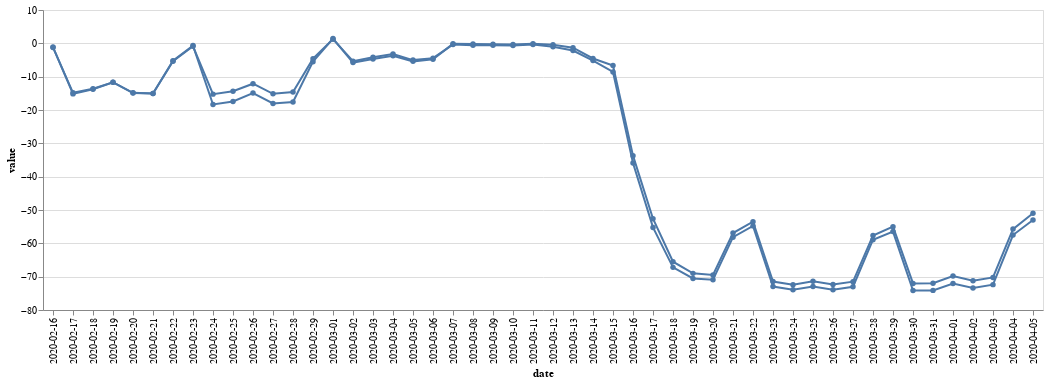

The code cell stored with this chart in its notebook:
### Code cell
import altair as alt

# alt.themes.enable('dark')

country = "France"
category = "workplace"
subset = df.query('country == @country and category == @category')
chart_data = subset.groupby(['date'])['value'].mean().reset_index()
(alt.Chart(chart_data)
 .mark_line(point=True)
 .encode(x='date', y='value')
 +
 alt.Chart(subset.query('region == "total"'))
 .mark_line(point=True)
 .encode(x='date', y='value')
)

### Figure 1 — Vega-Lite specification as saved in the notebook (floating-point values rounded to 4 significant figures)
{"config": {"view": {"continuousWidth": 400, "continuousHeight": 300}}, "layer": [{"data": {"name": "data-e9806e0f6305736951fc44559343d8ca"}, "mark": {"type": "line", "point": true}, "encoding": {"x": {"type": "nominal", "field": "date"}, "y": {"type": "quantitative", "field": "value"}}}, {"data": {"name": "data-57df8aeb619e3617c253c020531649b1"}, "mark": {"type": "line", "point": true}, "encoding": {"x": {"type": "nominal", "field": "date"}, "y": {"type": "quantitative", "field": "value"}}}], "$schema": "https://vega.github.io/schema/vega-lite/v4.8.1.json", "datasets": {"data-e9806e0f6305736951fc44559343d8ca": [{"date": "2020-02-16", "value": -1.223}, {"date": "2020-02-17", "value": -14.85}, {"date": "2020-02-18", "value": -13.61}, {"date": "2020-02-19", "value": -11.67}, {"date": "2020-02-20", "value": -14.83}, {"date": "2020-02-21", "value": -15.03}, {"date": "2020-02-22", "value": -5.204}, {"date": "2020-02-23", "value": -0.6749}, {"date": "2020-02-24", "value": -18.34}, {"date": "2020-02-25", "value": -17.42}, {"date": "2020-02-26", "value": -14.9}, {"date": "2020-02-27", "value": -18.03}, {"date": "2020-02-28", "value": -17.59}, {"date": "2020-02-29", "value": -5.5}, {"date": "2020-03-01", "value": 1.434}, {"date": "2020-03-02", "value": -5.774}, {"date": "2020-03-03", "value": -4.698}, {"date": "2020-03-04", "value": -3.73}, {"date": "2020-03-05", "value": -5.412}, {"date": "2020-03-06", "value": -4.81}, {"date": "2020-03-07", "value": -0.1563}, {"date": "2020-03-08", "value": -0.1956}, {"date": "2020-03-09", "value": -0.272}, {"date": "2020-03-10", "value": -0.3533}, {"date": "2020-03-11", "value": -0.1314}, {"date": "2020-03-12", "value": -0.4116}, {"date": "2020-03-13", "value": -1.316}, {"date": "2020-03-14", "value": -4.55}, {"date": "2020-03-15", "value": -6.664}, {"date": "2020-03-16", "value": -33.69}, {"date": "2020-03-17", "value": -52.62}, {"date": "2020-03-18", "value": -65.52}, {"date": "2020-03-19", "value": -69.01}, {"date": "2020-03-20", "value": -69.49}, {"date": "2020-03-21", "value": -56.92}, {"date": "2020-03-22", "value": -53.5}, {"date": "2020-03-23", "value": -71.47}, {"date": "2020-03-24", "value": -72.41}, {"date": "2020-03-25", "value": -71.39}, {"date": "2020-03-26", "value": -72.36}, {"date": "2020-03-27", "value": -71.49}, {"date": "2020-03-28", "value": -57.67}, {"date": "2020-03-29", "value": -54.99}, {"date": "2020-03-30", "value": -72.02}, {"date": "2020-03-31", "value": -71.97}, {"date": "2020-04-01", "value": -69.79}, {"date": "2020-04-02", "value": -71.21}, {"date": "2020-04-03", "value": -70.22}, {"date": "2020-04-04", "value": -55.73}, {"date": "2020-04-05", "value": -51.0}], "data-57df8aeb619e3617c253c020531649b1": [{"country_geoid": "FR", "country": "France", "region": "total", "category": "workplace", "page": 1, "date": "2020-02-16", "change": -56, "value": -1.107}, {"country_geoid": "FR", "country": "France", "region": "total", "category": "workplace", "page": 1, "date": "2020-02-17", "change": -56, "value": -15.16}, {"country_geoid": "FR", "country": "France", "region": "total", "category": "workplace", "page": 1, "date": "2020-02-18", "change": -56, "value": -13.76}, {"country_geoid": "FR", "country": "France", "region": "total", "category": "workplace", "page": 1, "date": "2020-02-19", "change": -56, "value": -11.7}, {"country_geoid": "FR", "country": "France", "region": "total", "category": "workplace", "page": 1, "date": "2020-02-20", "change": -56, "value": -14.91}, {"country_geoid": "FR", "country": "France", "region": "total", "category": "workplace", "page": 1, "date": "2020-02-21", "change": -56, "value": -15.06}, {"country_geoid": "FR", "country": "France", "region": "total", "category": "workplace", "page": 1, "date": "2020-02-22", "change": -56, "value": -5.382}, {"country_geoid": "FR", "country": "France", "region": "total", "category": "workplace", "page": 1, "date": "2020-02-23", "change": -53, "value": -0.8823}, {"country_geoid": "FR", "country": "France", "region": "total", "category": "workplace", "page": 1, "date": "2020-02-24", "change": -53, "value": -15.24}, {"country_geoid": "FR", "country": "France", "region": "total", "category": "workplace", "page": 1, "date": "2020-02-25", "change": -53, "value": -14.37}, {"country_geoid": "FR", "country": "France", "region": "total", "category": "workplace", "page": 1, "date": "2020-02-26", "change": -53, "value": -12.11}, {"country_geoid": "FR", "country": "France", "region": "total", "category": "workplace", "page": 1, "date": "2020-02-27", "change": -53, "value": -15.15}, {"country_geoid": "FR", "country": "France", "region": "total", "category": "workplace", "page": 1, "date": "2020-02-28", "change": -53, "value": -14.62}, {"country_geoid": "FR", "country": "France", "region": "total", "category": "workplace", "page": 1, "date": "2020-02-29", "change": -53, "value": -4.612}, {"country_geoid": "FR", "country": "France", "region": "total", "category": "workplace", "page": 1, "date": "2020-03-01", "change": -53, "value": 1.256}, {"country_geoid": "FR", "country": "France", "region": "total", "category": "workplace", "page": 1, "date": "2020-03-02", "change": -53, "value": -5.346}, {"country_geoid": "FR", "country": "France", "region": "total", "category": "workplace", "page": 1, "date": "2020-03-03", "change": -53, "value": -4.197}, {"country_geoid": "FR", "country": "France", "region": "total", "category": "workplace", "page": 1, "date": "2020-03-04", "change": -53, "value": -3.198}, {"country_geoid": "FR", "country": "France", "region": "total", "category": "workplace", "page": 1, "date": "2020-03-05", "change": -53, "value": -5.034}, {"country_geoid": "FR", "country": "France", "region": "total", "category": "workplace", "page": 1, "date": "2020-03-06", "change": -53, "value": -4.459}, {"country_geoid": "FR", "country": "France", "region": "total", "category": "workplace", "page": 1, "date": "2020-03-07", "change": -53, "value": -0.3183}, {"country_geoid": "FR", "country": "France", "region": "total", "category": "workplace", "page": 1, "date": "2020-03-08", "change": -53, "value": -0.5903}, {"country_geoid": "FR", "country": "France", "region": "total", "category": "workplace", "page": 1, "date": "2020-03-09", "change": -53, "value": -0.6023}, {"country_geoid": "FR", "country": "France", "region": "total", "category": "workplace", "page": 1, "date": "2020-03-10", "change": -53, "value": -0.6375}, {"country_geoid": "FR", "country": "France", "region": "total", "category": "workplace", "page": 1, "date": "2020-03-11", "change": -53, "value": -0.3367}, {"country_geoid": "FR", "country": "France", "region": "total", "category": "workplace", "page": 1, "date": "2020-03-12", "change": -53, "value": -0.9974}, {"country_geoid": "FR", "country": "France", "region": "total", "category": "workplace", "page": 1, "date": "2020-03-13", "change": -53, "value": -2.152}, {"country_geoid": "FR", "country": "France", "region": "total", "category": "workplace", "page": 1, "date": "2020-03-14", "change": -53, "value": -5.182}, {"country_geoid": "FR", "country": "France", "region": "total", "category": "workplace", "page": 1, "date": "2020-03-15", "change": -53, "value": -8.575}, {"country_geoid": "FR", "country": "France", "region": "total", "category": "workplace", "page": 1, "date": "2020-03-16", "change": -53, "value": -35.93}, {"country_geoid": "FR", "country": "France", "region": "total", "category": "workplace", "page": 1, "date": "2020-03-17", "change": -53, "value": -55.22}, {"country_geoid": "FR", "country": "France", "region": "total", "category": "workplace", "page": 1, "date": "2020-03-18", "change": -53, "value": -67.21}, {"country_geoid": "FR", "country": "France", "region": "total", "category": "workplace", "page": 1, "date": "2020-03-19", "change": -53, "value": -70.52}, {"country_geoid": "FR", "country": "France", "region": "total", "category": "workplace", "page": 1, "date": "2020-03-20", "change": -53, "value": -70.92}, {"country_geoid": "FR", "country": "France", "region": "total", "category": "workplace", "page": 1, "date": "2020-03-21", "change": -53, "value": -58.16}, {"country_geoid": "FR", "country": "France", "region": "total", "category": "workplace", "page": 1, "date": "2020-03-22", "change": -53, "value": -54.76}, {"country_geoid": "FR", "country": "France", "region": "total", "category": "workplace", "page": 1, "date": "2020-03-23", "change": -53, "value": -72.98}, {"country_geoid": "FR", "country": "France", "region": "total", "category": "workplace", "page": 1, "date": "2020-03-24", "change": -53, "value": -73.93}, {"country_geoid": "FR", "country": "France", "region": "total", "category": "workplace", "page": 1, "date": "2020-03-25", "change": -53, "value": -72.96}, {"country_geoid": "FR", "country": "France", "region": "total", "category": "workplace", "page": 1, "date": "2020-03-26", "change": -53, "value": -73.91}, {"country_geoid": "FR", "country": "France", "region": "total", "category": "workplace", "page": 1, "date": "2020-03-27", "change": -53, "value": -73.02}, {"country_geoid": "FR", "country": "France", "region": "total", "category": "workplace", "page": 1, "date": "2020-03-28", "change": -53, "value": -58.91}, {"country_geoid": "FR", "country": "France", "region": "total", "category": "workplace", "page": 1, "date": "2020-03-29", "change": -53, "value": -56.48}, {"country_geoid": "FR", "country": "France", "region": "total", "category": "workplace", "page": 1, "date": "2020-03-30", "change": -53, "value": -74.18}, {"country_geoid": "FR", "country": "France", "region": "total", "category": "workplace", "page": 1, "date": "2020-03-31", "change": -53, "value": -74.12}, {"country_geoid": "FR", "country": "France", "region": "total", "category": "workplace", "page": 1, "date": "2020-04-01", "change": -53, "value": -72.05}, {"country_geoid": "FR", "country": "France", "region": "total", "category": "workplace", "page": 1, "date": "2020-04-02", "change": -53, "value": -73.39}, {"country_geoid": "FR", "country": "France", "region": "total", "category": "workplace", "page": 1, "date": "2020-04-03", "change": -53, "value": -72.39}, {"country_geoid": "FR", "country": "France", "region": "total", "category": "workplace", "page": 1, "date": "2020-04-04", "change": -53, "value": -57.5}, {"country_geoid": "FR", "country": "France", "region": "total", "category": "workplace", "page": 1, "date": "2020-04-05", "change": -53, "value": -53.0}]}}
